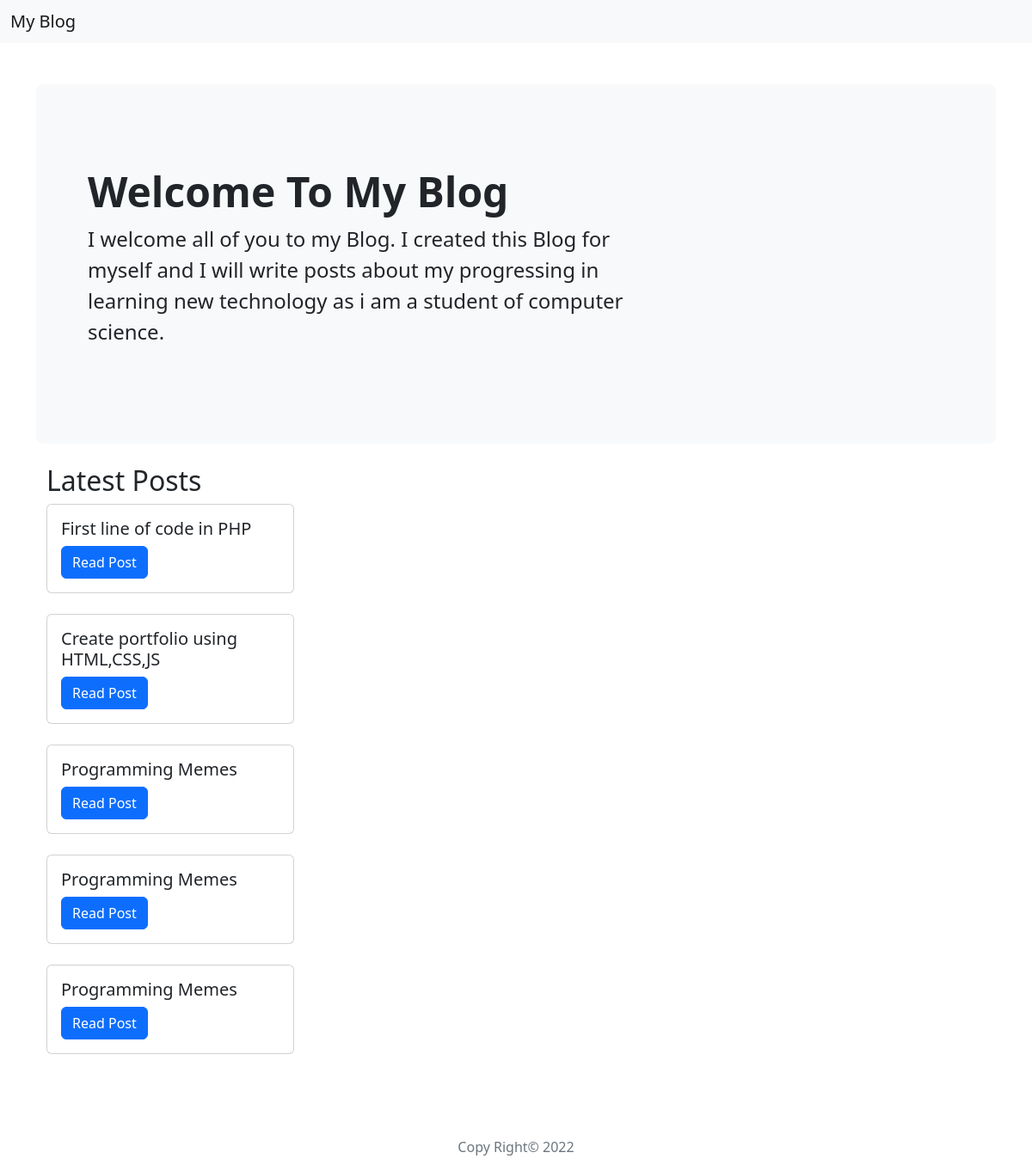
The page / on the database its author committed.
### blog_app/models.py (models this page shows, shortened)
class Blog(models.Model):
    title = models.CharField(max_length=200)
    body = models.TextField()
    date = models.DateTimeField(default=datetime.now)

### blog_app/views.py (the view)
# urls.py: path('', views.index, name='index'),
def index(request):
    myposts = Blog.objects.all()[:5]
    context = {
        'posts': myposts,
    }
    return render(request,'index.html', context)

### templates/index.html (shortened to what this page needs)
{% extends 'base.html' %}
    {% block content %}
    <div class="container my-5">
        <div class="p-5 mb-4 bg-light rounded-3">
            <div class="container-fluid py-5">
                <h1 class="display-5 fw-bold">Welcome To My Blog</h1>
                <p class="col-md-8 fs-4">I welcome all of you to my Blog. I created
                    this Blog for myself and I will write posts about my progressing
                    in learning new technology as i am a student of computer science.
                </p>
            </div>
        </div>
        <div class="container">
        <h2>Latest Posts</h2>
        {% for post in posts %}
        <div class="card" style="width: 18rem;">
            <div class="card-body">
                <h5 class="card-title">{{ post.title }}</h5>
                <a href="/details/{{ post.id }}" class="btn btn-primary">Read Post</a><br>
            </div>
        </div>
        <br>
        {% endfor %}
    </div>
</div>
    {% endblock %}

### templates/base.html (shortened to what this page needs)
<!DOCTYPE html>
<html lang="en">
<head>
    <link rel="stylesheet" href="https://cdn.jsdelivr.net/npm/bootstrap@5.2.1/dist/css/bootstrap.min.css">
</head>
<body>
    <nav class="navbar bg-light">
        <div class="container-fluid">
            <span class="navbar-brand mb-0 h1">My Blog</span>
        </div>
    </nav>
    {% block content %}
    {% endblock %}
    <br>
    <p class="text-center text-muted">Copy Right© 2022</p>
</body>
</html>

### rows shown on the page
Blog: title "First line of code in PHP"
Blog: title "Create portfolio using HTML,CSS,JS"
Blog: title "Programming Memes"
Blog: title "Programming Memes"
Blog: title "Programming Memes"
